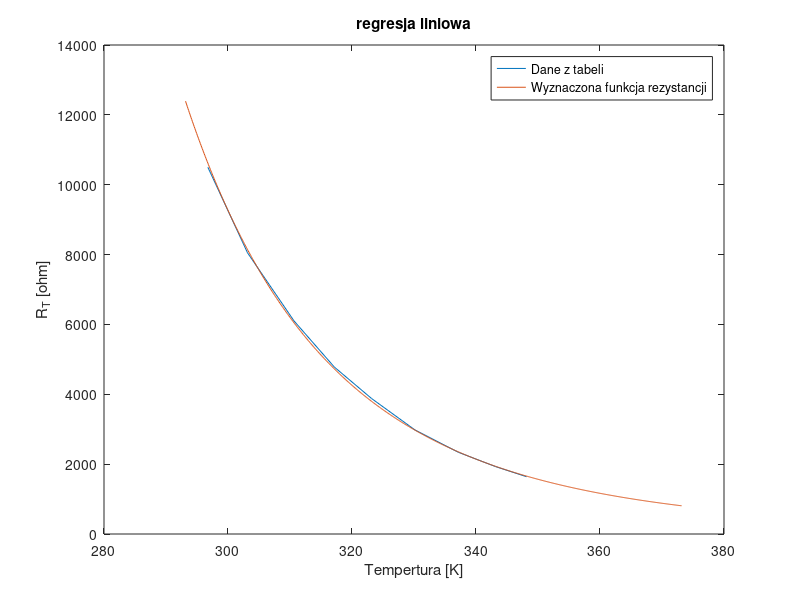
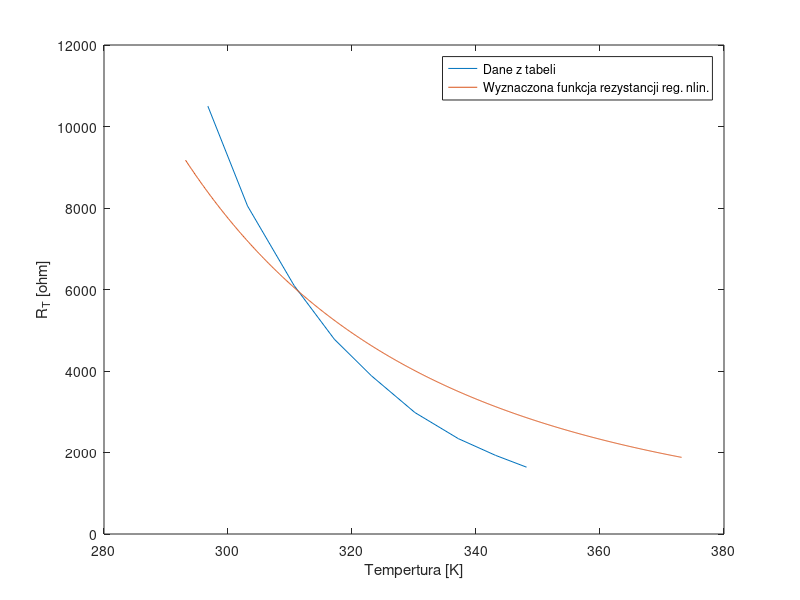
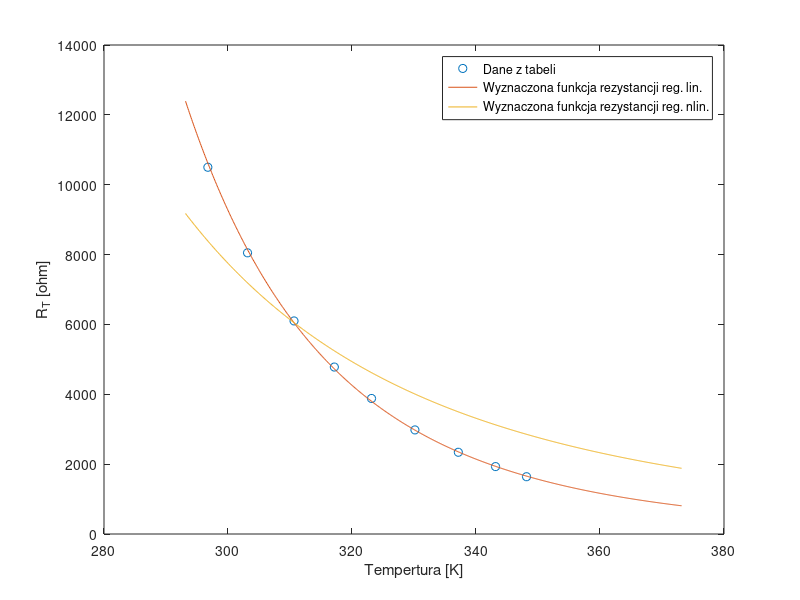

Reproduce these figures in MATLAB, in order.
clear all
close all
clc


tabela = [
% LP.   Temp [*C]   R[kohm]
1       23.6        10.50
2       30          8.05
3       37.5        6.10
4       44          4.78
5       50          3.88
6       57          2.98
7       64          2.34
8       70          1.93
9       75          1.64
]

Temp = tabela(:,2) + 273.15; % [*K]
Rt = tabela(:,3) * 1000;     % [ohm]



%%
% punkt A


% y = b1*x + b0
%
% y = ln(Rt)
% b0 = ln(A)
% b1 = B
% x = 1/T
%

x = 1./Temp;
y = log(Rt);

x_av = mean(x);
y_av = mean(y);

b1 = sum((x - x_av).*(y - y_av)) / sum((x - x_av).^2);
b0 = y_av - b1 * x_av;

A_lin = exp(b0);
B_lin = b1;

% wyniki 


test_temp = [20:0.1:100] + 273.15;
termistor_resistance_lin = @(Temp1) A_lin*exp(B_lin./Temp1);

plot(Temp, Rt); hold on
plot(test_temp, termistor_resistance_lin(test_temp));

xlabel('Tempertura [K]');
ylabel('R_T [ohm]');
legend('Dane z tabeli','Wyznaczona funkcja rezystancji')
title('regresja liniowa')

error_lin = sum( (termistor_resistance_lin(Temp) - Rt).^2 )

%%
% Punkt B

%                      [A, B],              A*exp(      B./Temp1);                
termistor_resistance_b = @(Beta, Temp1) Beta(1)*exp(Beta(2)./Temp1);

beta = nlinfit(Temp, Rt, termistor_resistance_b, [100 100])

A_nlin = beta(1)
B_nlin = beta(2)

figure

termistor_resistance_nlin = @(Temp1) A_nlin*exp(B_nlin./Temp1);

plot(Temp, Rt); hold on
plot(test_temp, termistor_resistance_nlin(test_temp));

xlabel('Tempertura [K]');
ylabel('R_T [ohm]');
legend('Dane z tabeli','Wyznaczona funkcja rezystancji reg. nlin.')


error_nlin = sum( (termistor_resistance_nlin(Temp) - Rt).^2 )

%%
% porownanie wszystkiego

figure
termistor_resistance_b = @(Temp1) A_nlin*exp(B_nlin./Temp1);

plot(Temp, Rt, "o"); hold on
plot(test_temp, termistor_resistance_lin(test_temp));
plot(test_temp, termistor_resistance_nlin(test_temp));


xlabel('Tempertura [K]');
ylabel('R_T [ohm]');
legend('Dane z tabeli', ...
        'Wyznaczona funkcja rezystancji reg. lin.',...
        'Wyznaczona funkcja rezystancji reg. nlin.')